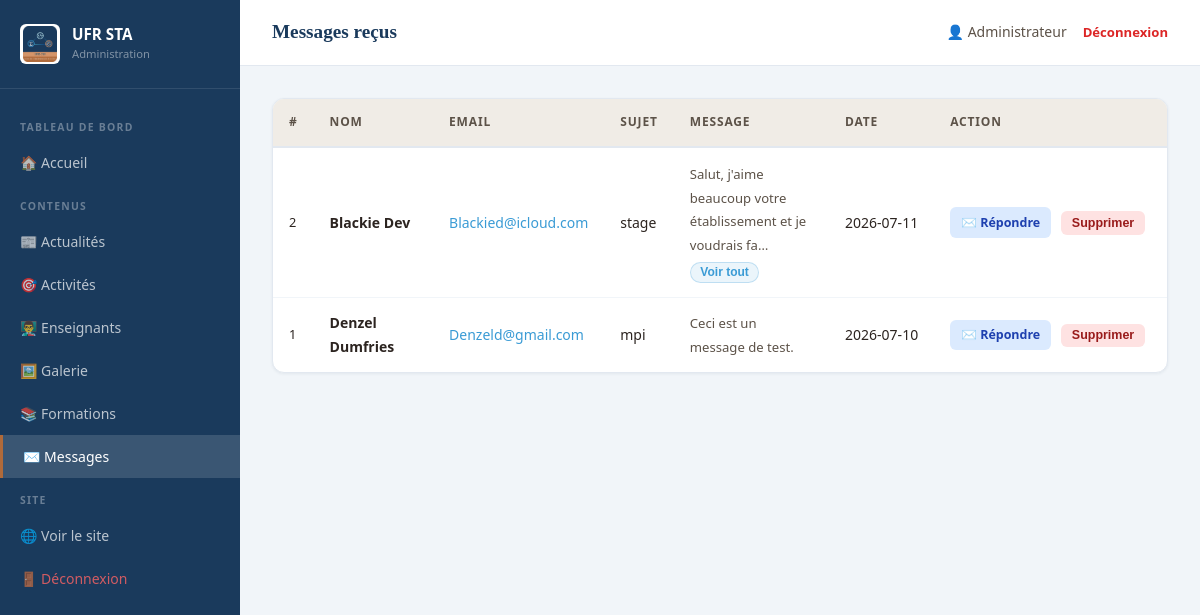
The app's page /admin/messages (signed in) with its own data.
### tables this page shows
CREATE TABLE contact_message (
    id INTEGER PRIMARY KEY AUTOINCREMENT,
    nom TEXT NOT NULL,
    email TEXT NOT NULL,
    sujet TEXT,
    message TEXT,
    date_envoi TIMESTAMP DEFAULT CURRENT_TIMESTAMP
);

### app.py (the view)
@app.route('/admin/messages')
@login_required
def admin_messages():
    db = get_db()
    messages = db.execute('SELECT * FROM contact_message ORDER BY date_envoi DESC').fetchall()
    return render_template('admin/messages.html', messages=messages)

### app.py (called while the page is built)
def get_db():
    db = getattr(g, '_database', None)
    if db is None:
        db = g._database = sqlite3.connect(DATABASE)
        db.row_factory = sqlite3.Row
    return db

@app.teardown_appcontext
def close_connection(exception):
    db = getattr(g, '_database', None)
    if db is not None:
        db.close()

def login_required(f):
    from functools import wraps
    @wraps(f)
    def decorated(*args, **kwargs):
        if not session.get('admin'):
            return redirect(url_for('admin_login'))
        return f(*args, **kwargs)
    return decorated

### templates/admin/messages.html (shortened to what this page needs)
{% extends 'admin/base_admin.html' %}  {% block admin_title_top %}Messages reçus{% endblock %} {% block
admin_content %} {% if messages %}
<div class="admin-table-wrap">
  <table class="admin-table">
    <thead>
      <tr>
        <th>#</th>
        <th>Nom</th>
        <th>Email</th>
        <th>Sujet</th>
        <th>Message</th>
        <th>Date</th>
        <th>Action</th>
      </tr>
    </thead>
    <tbody>
      {% for msg in messages %}
      <tr>
        <td class="td-id">{{ msg.id }}</td>
        <td><strong>{{ msg.nom }}</strong></td>
        <td>
          <a href="mailto:{{ msg.email }}" style="color: var(--blue-mid)"
            >{{ msg.email }}</a
          >
        </td>
        <td>{{ msg.sujet or '—' }}</td>
        <td style="max-width: 200px">
          <span class="msg-preview"
            >{{ msg.message[:60] }}{% if msg.message|length > 60 %}…{% endif
            %}</span
          >
          {% if msg.message|length > 60 %}
          <button
            class="btn-voir-plus"
            data-nom="{{ msg.nom }}"
            data-email="{{ msg.email }}"
            data-sujet="{{ msg.sujet or '' }}"
            data-message="{{ msg.message }}"
            data-date="{{ msg.date_envoi[:10] if msg.date_envoi else '' }}"
            onclick="ouvrirMessage(this)"
          >
            Voir tout
          </button>
          {% endif %}
        </td>
        <td class="td-date">
          {{ msg.date_envoi[:10] if msg.date_envoi else '—' }}
        </td>
        <td class="td-actions">
          <a href="mailto:{{ msg.email }}" class="btn-action btn-edit"
            >✉️ Répondre</a
          >
          <form
            method="POST"
            action="{{ url_for('admin_supprimer_message', id=msg.id) }}"
            style="display: inline"
            onsubmit="return confirm('Supprimer ce message ?');"
          >
            <button type="submit" class="btn-action btn-delete">
              Supprimer
            </button>
          </form>
        </td>
      </tr>
      {% endfor %}
    </tbody>
  </table>
</div>
{% else %}
<div class="admin-empty">
  <p>Aucun message reçu pour le moment.</p>
</div>
{% endif %}
{% endblock %}

### templates/admin/base_admin.html (shortened to what this page needs)
<!doctype html>
<html lang="fr">
  <head>
    <link
      rel="stylesheet"
      href="{{ url_for('static', filename='css/style.css') }}"
    />
    <link
      rel="stylesheet"
      href="{{ url_for('static', filename='css/admin.css') }}"
    />
  </head>
  <body class="admin-body">
    <div class="admin-layout">
      <aside class="admin-sidebar">
        <div class="sidebar-brand">
          <img
            src="{{ url_for('static', filename='images/logo-STA.png') }}"
            alt="Logo UFR STA"
            class="nav-logo-img sidebar-logo"
          />
          <div>
            <div class="sidebar-brand-name">UFR STA</div>
            <div class="sidebar-brand-sub">Administration</div>
          </div>
        </div>
        <nav class="sidebar-nav">
          <div class="sidebar-section-label">Tableau de bord</div>
          <a
            href="{{ url_for('admin_dashboard') }}"
            class="sidebar-link {% if request.endpoint == 'admin_dashboard' %}active{% endif %}"
          >
            🏠 Accueil
          </a>
          <div class="sidebar-section-label">Contenus</div>
          <a
            href="{{ url_for('admin_actualites') }}"
            class="sidebar-link {% if 'actualite' in request.endpoint %}active{% endif %}"
          >
            📰 Actualités
          </a>
          <a
            href="{{ url_for('admin_activites') }}"
            class="sidebar-link {% if 'activite' in request.endpoint %}active{% endif %}"
          >
            🎯 Activités
          </a>
          <a
            href="{{ url_for('admin_enseignants') }}"
            class="sidebar-link {% if 'enseignant' in request.endpoint %}active{% endif %}"
            >👨‍🏫 Enseignants</a
          >
          <a
            href="{{ url_for('admin_galerie') }}"
            class="sidebar-link {% if 'galerie' in request.endpoint %}active{% endif %}"
            >🖼️ Galerie</a
          >
          <a
            href="{{ url_for('admin_formations') }}"
            class="sidebar-link {% if 'formation' in request.endpoint %}active{% endif %}"
            >📚 Formations</a
          >
          <a
            href="{{ url_for('admin_messages') }}"
            class="sidebar-link {% if 'message' in request.endpoint %}active{% endif %}"
            >✉️ Messages</a
          >
          <div class="sidebar-section-label">Site</div>
          <a href="{{ url_for('index') }}" class="sidebar-link" target="_blank">
            🌐 Voir le site
          </a>
          <a
            href="{{ url_for('admin_logout') }}"
            class="sidebar-link sidebar-logout"
          >
            🚪 Déconnexion
          </a>
        </nav>
      </aside>
      <div class="admin-main">
        <header class="admin-topbar">
          <h1 class="admin-page-title">
            {% block admin_title_top %}{% block admin_title2 %}{% endblock %}{%
            endblock %}
          </h1>
          <div class="topbar-right">
            <span class="topbar-user">👤 Administrateur</span>
            <a href="{{ url_for('admin_logout') }}" class="topbar-logout"
              >Déconnexion</a
            >
          </div>
        </header>
        <div class="admin-content">
           {% block admin_content %}{%
          endblock %}
        </div>
      </div>
    </div>
  </body>
</html>

### static/css/style.css (style rules this page uses)
:root { --blue-dark: #1a3a5c; --blue-mid: #3a9bd5; --blue-light: #a8d4ee; --terra: #b06a3a; --terra-light: #d4956a; --white: #f8f5f0; --gray-100: #f0ece6; --gray-200: #e2dbd3; --gray-400: #a89b8c; --gray-600: #5c5248; --gray-800: #2c2420; --text: #2c2420; --text-muted: #7a6e66; --font-display: "Georgia", "Times New Roman", serif; --font-body: system-ui, -apple-system, "Segoe UI", sans-serif; --radius-sm: 6px; --radius-md: 12px; --radius-lg: 20px; --shadow-sm: 0 1px 3px rgba(26, 58, 92, 0.07); --shadow-md: 0 4px 16px rgba(26, 58, 92, 0.1); --shadow-lg: 0 8px 32px rgba(26, 58, 92, 0.14); --nav-h: 68px; }
*, *::before, *::after { box-sizing: border-box; margin: 0; padding: 0; }
html { scroll-behavior: smooth; }
body { font-family: var(--font-body); font-size: 1rem; line-height: 1.7; color: var(--text); background: var(--white); }
img { max-width: 100%; display: block; }
a { color: inherit; text-decoration: none; }
.nav-logo-img { width: 44px; height: 44px; object-fit: contain; border-radius: var(--radius-sm); background: #fff; padding: 2px; flex-shrink: 0; }

### static/css/admin.css (style rules this page uses)
.admin-body { background: #f1f5f9; min-height: 100vh; }
.admin-layout { display: flex; min-height: 100vh; }
.admin-sidebar { width: 240px; flex-shrink: 0; background: var(--blue-dark); display: flex; flex-direction: column; min-height: 100vh; position: sticky; top: 0; height: 100vh; overflow-y: auto; }
.sidebar-brand { display: flex; align-items: center; gap: 0.75rem; padding: 1.5rem 1.25rem; border-bottom: 1px solid rgba(255, 255, 255, 0.1); }
.sidebar-brand-name { color: #fff; font-weight: 700; font-size: 0.95rem; line-height: 1.2; }
.sidebar-brand-sub { color: rgba(255, 255, 255, 0.45); font-size: 0.7rem; }
.sidebar-nav { padding: 1rem 0; flex: 1; }
.sidebar-section-label { font-size: 0.65rem; font-weight: 700; letter-spacing: 0.12em; text-transform: uppercase; color: rgba(255, 255, 255, 0.35); padding: 0.85rem 1.25rem 0.3rem; }
.sidebar-link { display: flex; align-items: center; gap: 0.6rem; padding: 0.6rem 1.25rem; color: rgba(255, 255, 255, 0.7); font-size: 0.875rem; font-weight: 500; transition: background 0.18s, color 0.18s; text-decoration: none; }
.sidebar-link.active { background: rgba(255, 255, 255, 0.14); color: #fff; border-left: 3px solid var(--terra); }
.sidebar-logout { margin-top: auto; color: rgba(255, 100, 100, 0.8) !important; }
.admin-main { flex: 1; display: flex; flex-direction: column; min-width: 0; }
.admin-topbar { background: #fff; border-bottom: 1px solid #e2e8f0; padding: 1rem 2rem; display: flex; align-items: center; justify-content: space-between; position: sticky; top: 0; z-index: 50; }
.admin-page-title { font-family: var(--font-display); font-size: 1.2rem; font-weight: 700; color: var(--blue-dark); }
.topbar-right { display: flex; align-items: center; gap: 1rem; }
.topbar-user { font-size: 0.875rem; color: var(--gray-600); }
.topbar-logout { font-size: 0.82rem; color: #dc2626; font-weight: 600; transition: opacity 0.18s; }
.admin-content { padding: 2rem; flex: 1; }
.admin-table-wrap { background: #fff; border-radius: var(--radius-md); box-shadow: var(--shadow-sm); border: 1px solid #e2e8f0; overflow: hidden; }
.admin-table { width: 100%; border-collapse: collapse; font-size: 0.875rem; }
.admin-table thead { background: var(--gray-100); border-bottom: 2px solid #e2e8f0; }
.admin-table th { padding: 0.85rem 1rem; text-align: left; font-size: 0.75rem; font-weight: 700; text-transform: uppercase; letter-spacing: 0.07em; color: var(--gray-600); }
.admin-table td { padding: 0.85rem 1rem; border-bottom: 1px solid #f1f5f9; color: var(--gray-800); vertical-align: middle; }
.admin-table tr:last-child td { border-bottom: none; }
.td-id { color: var(--text-muted); font-size: 0.8rem; width: 40px; }
.td-date { white-space: nowrap; color: var(--text-muted); }
.td-actions { white-space: nowrap; }
.btn-action { display: inline-flex; align-items: center; gap: 0.3rem; padding: 0.3rem 0.7rem; border-radius: var(--radius-sm); font-size: 0.78rem; font-weight: 600; cursor: pointer; border: none; text-decoration: none; transition: opacity 0.18s; margin-right: 0.35rem; }
.btn-edit { background: #dbeafe; color: #1e40af; }
.btn-delete { background: #fee2e2; color: #991b1b; }
.sidebar-logo { width: 40px; height: 40px; object-fit: contain; border-radius: var(--radius-sm); background: #fff; padding: 2px; flex-shrink: 0; }

### records on screen
contact_message: id "2", nom "Blackie Dev", email "Blackied@icloud.com", sujet "stage", message "Salut, j'aime beaucoup votre établissement et je voudrais fa", date_envoi "2026-07-11"
contact_message: id "1", nom "Denzel Dumfries", email "Denzeld@gmail.com", sujet "mpi", message "Ceci est un message de test.", date_envoi "2026-07-10"
